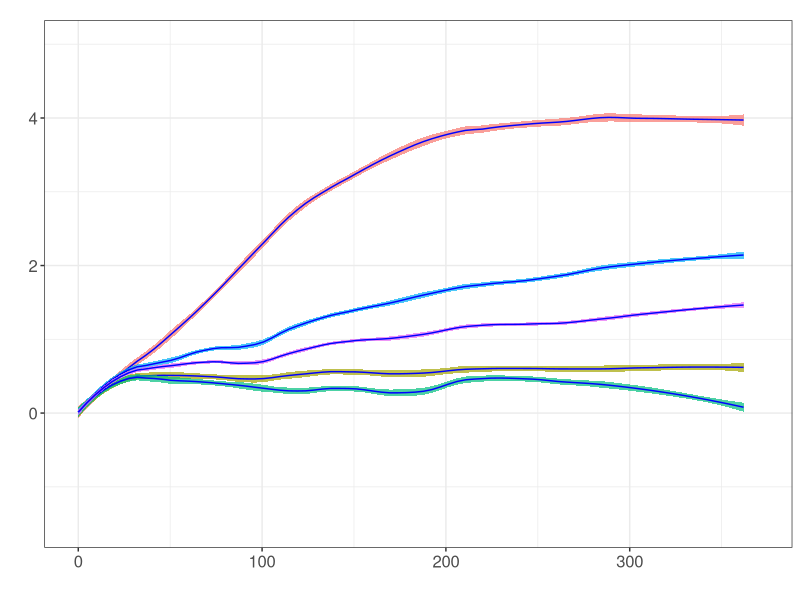

The R script that drew this image: (Note: this script raises an error after producing the figure.)
#=====================================================================================================================
# Analysis of SKMEL28 Cells in Response to PLX4720
#=====================================================================================================================
# Set the working directory, read the file, and pre-process the data
dd <- "/Users/paudelbb/Paudel_et_al_2016/LongTerm"
setwd(dd)
require(ggplot2)
require(gplots)
files <- grep('Processed', dir(), value=T)
files
#=====================================================================================================================
d <- read.csv("20160326 SKMEL19+28 + PLX4720 Processed.csv", header=T, sep=",")
dn <- data.frame()
for(l in unique(d$CellLine)){
  s1 <- subset(d, d$CellLine==l)
  for(i in unique(s1$conc)){
    temp <- subset(s1, s1$conc==i)
    reps <- seq(1:(length(temp$Time)/length(unique(temp$Time))))
    temp$rep <- rep(reps, each=length(unique(temp$Time)))
    dn <- rbind(dn, temp)
  }
}
d <- dn

#=====================================================================================================================

#=====================================================================================================================
cellchoice <- "SKMEL28"
s1 <- subset(d, d$CellLine==cellchoice)
#s1 <- subset(s1, s1$Time<=200)
d <- s1

#=====================================================================================================================
s1$conc <- as.character(s1$conc)
ggplot(data = s1, aes(x=s1$Time, y=s1$nl2, col=conc))+ 
  theme_bw()+geom_smooth(span=.30, aes(fill=conc), method = "loess", size=.5, alpha=0.7, col="blue")+ 
  scale_colour_manual(values=c("red", "blue")) + ylim(-1.5,5)+ xlim(0,370)+
  theme(legend.position="none") + theme(axis.text=element_text(size=12)) +
  theme(text = element_text(size=12)) + ggtitle(paste0()) + labs(x="", y="")
#=====================================================================================================================
#=====================================================================================================================
#Time point has to be changed based on what your end timepoint is for each experiment. 
times <- unique(d$Time)
# X is control wells, X1 is initial value, X2 is timepoint value
x1 <- subset(d, Time == 0  & (conc == 0))
x1 <- aggregate(x1$Cell.Nucleus, by=list(Date=x1$Date, Treatment=x1$drug, CellLine=x1$CellLine, Time=x1$Time), mean)
# Get the control count for timepoint
dn <- data.frame()
for(i in 1:length(times)){
  x2 <- subset(d, Time == times[i]  & (conc == 0))
  x2 <- aggregate(x2$Cell.Nucleus, by=list(Date=x2$Date, Treatment=x2$drug, CellLine=x2$CellLine, Time = x2$Time), mean)
  x2$denom <- log2(x2$x) - log2(x1$x)
  dn <- rbind(dn, x2)
}
control <- dn
# Get the control count for timepoint
y1 <- subset(d, Time ==0 & conc!=0)
dn <- data.frame()
for(i in 1:length(times)){
  for(j in unique(listconc)){
    y2 <- subset(d, Time == times[i]  & conc == j)
    y2$numer <- log2(y2$Cell.Nucleus) - log2(mean(y1$Cell.Nucleus))
    dn <- rbind(dn, y2)
  }
}
treatment <- dn

dn <- data.frame()
for(i in unique(treatment$conc)){
  t <- subset(treatment, treatment$conc==i)
  for(j in unique(t$Time)){
    y <- subset(t, t$Time==j)
    x <- subset(control, control$Time==j)
    y$fold.inhib <- y$numer/x$denom
    y <- y[,c("Date", "Well", "CellLine", "Time", "drug", "conc", "rep", "fold.inhib")]
    dn <- rbind(dn, y)
  }
}

# Make numeric (This is a nasty fix to R treating concentration a factor due to the presence of "DMSO")
dn$conc <- as.numeric(as.character(dn$conc))
#=====================================================================================================================
dn$fold.inhib[dn$fold.inhib ==Inf | dn$fold.inhib ==-Inf] <- 1
# data <- subset(dn, dn$conc==16)
# data <- subset(data, data$Time<=100)
# data <- subset(data, data$Time!=0)
# plot(fold.inhib~Time, data=data)
#=====================================================================================================================
# model output is %inhibition curve (at each drug concentration)
# x = drug conc (on log scale)
# max = maximum effect of drug
# min = minimum effect of drug
# s = strength of drug effect (Hill coefficient)
#=====================================================================================================================
IC50.model	<-	function(x, IC50, max, min, s)
{
  x    <- 10^x
  IC50 <- 10^IC50
  #print(paste(IC50, max, min, s))
  (
    ( (max-min)*(x/IC50)^s ) /
      ( 1 + (x/IC50)^s )
  ) + min
}
#=====================================================================================================================

fit.plot <- function(data, title, xlab="Log10 Nanomolar", guess=1)
{
  plot(log10(data$conc), data$fold.inhib, ylim=c(-1.2,1.2), ylab="Fold Inhibition", xlab=xlab, main=title, xlim=c(-4, 4))
  abline(h=0.5, col='black', lty=2)

  fit <- NULL

  try({
    fit <-  nls(fold.inhib ~ IC50.model(x=log10(conc), IC50, max, 1.0, strength),
                data = data,
                start = list(   IC50 = guess, strength=1,
                                max=min(data$fold.inhib)),
                algorithm="port"
    )
    co <- coef(summary(fit))[,1]
    GI50 <- uniroot(function(x) IC50.model(x,co[1], co[3], 1.0, co[2])-0.5, c(-6, 6))$root
    cat("GI50=",GI50,'\n')
    attr(fit, "GI50") <- GI50

    x <- -200:500/100
    lines(x, IC50.model(x, co[1], co[3], co[4], co[2]))
    abline(v=co[1], col='blue')
    abline(v=GI50, col='red')

    curve(IC50.model(x,co[1], co[3], 1.0, co[2]), add=TRUE, col='gray', lwd=2)
  })

  fit
}
#=====================================================================================================================
#=====================================================================================================================
time <- unique(dn$Time)
time
data <- subset(dn, dn$Time==time[7])
fit.plot(data, title = cellchoice)
#=====================================================================================================================
